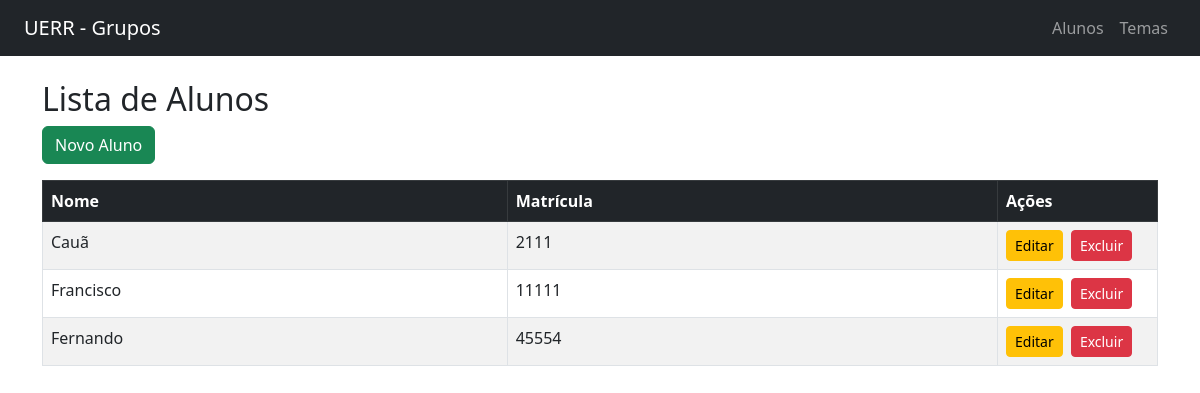
/alunos/, run on an earlier commit of the app's database.
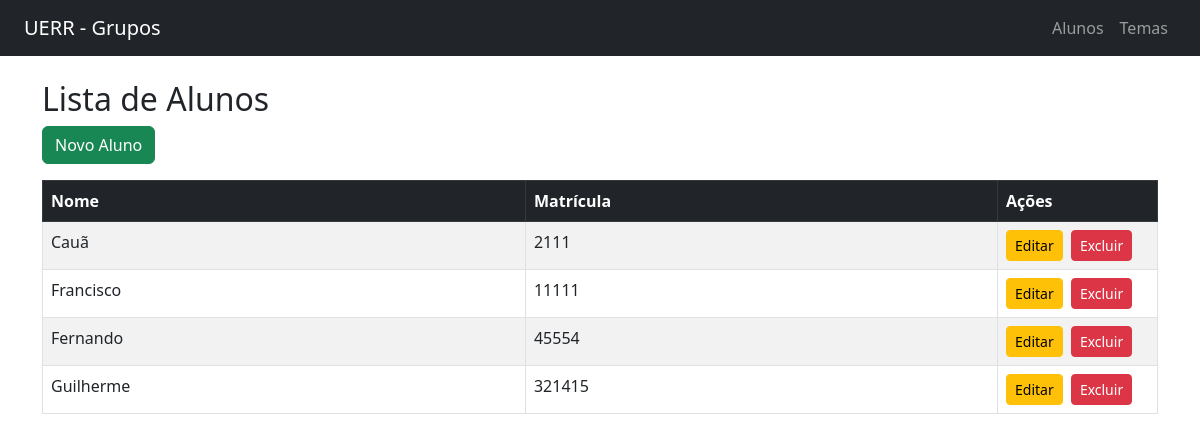
And on a later commit of the database.
### core/models.py (models this page shows, shortened)
class Aluno(models.Model):
    nome = models.CharField(max_length=100)
    matricula = models.CharField(max_length=20, unique=True)

### core/views.py (the view)
# urls.py: path('alunos/', views.listar_alunos, name='listar_alunos'),
def listar_alunos(request):
    alunos = Aluno.objects.all()
    return render(request, 'core/listar_alunos.html', {'alunos': alunos})

### core/templates/core/listar_alunos.html
{% extends 'core/base.html' %}
{% block content %}
<h2>Lista de Alunos</h2>
<a href="{% url 'cadastrar_aluno' %}" class="btn btn-success mb-3">Novo Aluno</a>
<table class="table table-striped table-bordered">
    <thead class="table-dark">
        <tr>
            <th>Nome</th>
            <th>Matrícula</th>
            <th style="width: 160px;">Ações</th>
        </tr>
    </thead>
    <tbody>
        {% for aluno in alunos %}
        <tr>
            <td>{{ aluno.nome }}</td>
            <td>{{ aluno.matricula }}</td>
            <td>
                <a href="{% url 'editar_aluno' aluno.id %}" class="btn btn-sm btn-warning me-1">Editar</a>
                <a href="{% url 'deletar_aluno' aluno.id %}" class="btn btn-sm btn-danger"
                   onclick="return confirm('Tem certeza que deseja excluir este aluno?');">Excluir</a>
            </td>
        </tr>
        {% empty %}
        <tr>
            <td colspan="3">Nenhum aluno cadastrado.</td>
        </tr>
        {% endfor %}
    </tbody>
</table>
{% endblock %}

What changed in the data, as far as the page shows it:
added Aluno: nome "Guilherme", matricula "321415"
